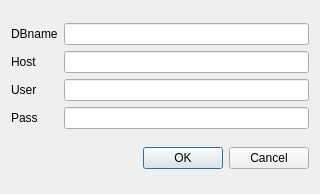
<?xml version="1.0" encoding="UTF-8"?>
<ui version="4.0">
 <class>AutorizationDialog</class>
 <widget class="QDialog" name="AutorizationDialog">
  <property name="geometry">
   <rect>
    <x>0</x>
    <y>0</y>
    <width>320</width>
    <height>194</height>
   </rect>
  </property>
  <property name="windowTitle">
   <string>Dialog</string>
  </property>
  <layout class="QGridLayout" name="gridLayout_2">
   <item row="0" column="0">
    <layout class="QGridLayout" name="gridLayout">
     <item row="2" column="1">
      <widget class="QLineEdit" name="lineEditUser"/>
     </item>
     <item row="3" column="1">
      <widget class="QLineEdit" name="lineEditPass">
       <property name="echoMode">
        <enum>QLineEdit::Password</enum>
       </property>
      </widget>
     </item>
     <item row="3" column="0">
      <widget class="QLabel" name="label_2">
       <property name="text">
        <string>Pass</string>
       </property>
      </widget>
     </item>
     <item row="1" column="1">
      <widget class="QLineEdit" name="lineHost"/>
     </item>
     <item row="2" column="0">
      <widget class="QLabel" name="label">
       <property name="text">
        <string>User</string>
       </property>
      </widget>
     </item>
     <item row="1" column="0">
      <widget class="QLabel" name="label_3">
       <property name="text">
        <string>Host</string>
       </property>
      </widget>
     </item>
     <item row="0" column="0">
      <widget class="QLabel" name="label_4">
       <property name="text">
        <string>DBname</string>
       </property>
      </widget>
     </item>
     <item row="0" column="1">
      <widget class="QLineEdit" name="lineEditNameDb"/>
     </item>
    </layout>
   </item>
   <item row="1" column="0">
    <widget class="QDialogButtonBox" name="buttonBox">
     <property name="orientation">
      <enum>Qt::Horizontal</enum>
     </property>
     <property name="standardButtons">
      <set>QDialogButtonBox::Cancel|QDialogButtonBox::Ok</set>
     </property>
    </widget>
   </item>
  </layout>
 </widget>
 <resources/>
 <connections>
  <connection>
   <sender>buttonBox</sender>
   <signal>accepted()</signal>
   <receiver>AutorizationDialog</receiver>
   <slot>accept()</slot>
   <hints>
    <hint type="sourcelabel">
     <x>248</x>
     <y>254</y>
    </hint>
    <hint type="destinationlabel">
     <x>157</x>
     <y>274</y>
    </hint>
   </hints>
  </connection>
  <connection>
   <sender>buttonBox</sender>
   <signal>rejected()</signal>
   <receiver>AutorizationDialog</receiver>
   <slot>reject()</slot>
   <hints>
    <hint type="sourcelabel">
     <x>316</x>
     <y>260</y>
    </hint>
    <hint type="destinationlabel">
     <x>286</x>
     <y>274</y>
    </hint>
   </hints>
  </connection>
 </connections>
</ui>
